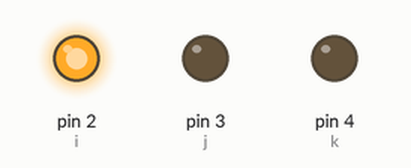
Simulated run of this sketch. Board: Arduino Uno, built with avr-gcc and run on an emulated ATmega328P. Shown: output pins drawn as LEDs (lit = HIGH).

Above: at 1.0 s.
At 3.0 s:
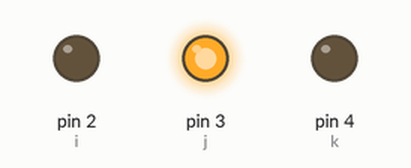
At 5.0 s:
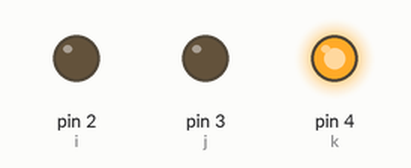
Timing chart, 0 to 7.8 s (numbered marks = the images above):
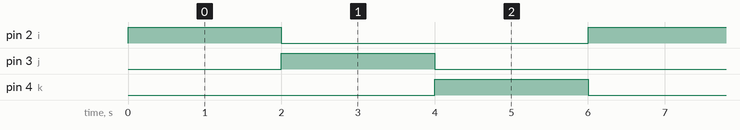

Measured:
- by itself, pin 2 (i), pin 3 (j), pin 4 (k): alternates HIGH for 2.0 s and LOW for 4.0 s
- by itself, everything shown: repeats every 6.0 s, in 4 steps

The sketch:

sketch_feb23a.ino
```cpp
int i=2 , j=3 , k=4 ;
void setup() {
 pinMode(i,OUTPUT);
 pinMode(j,OUTPUT);
 pinMode(k,OUTPUT);
}

void loop() {
  digitalWrite(i,HIGH);
  delay(2000);

  digitalWrite(i,LOW);
  digitalWrite(j,HIGH);
  delay(2000);

  digitalWrite(j,LOW);
  digitalWrite(k,HIGH);
  delay(2000);

  digitalWrite(k,LOW);
}
```
